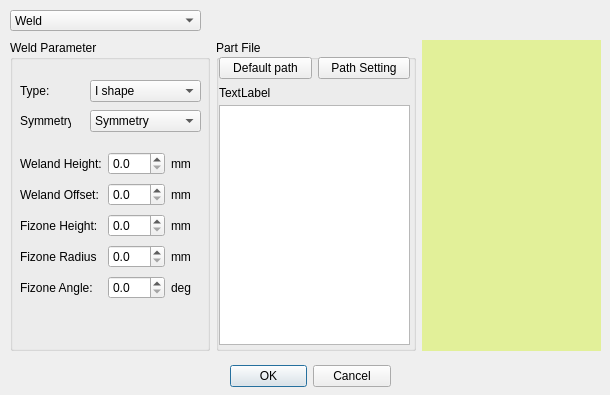
<?xml version="1.0" encoding="UTF-8"?>
<ui version="4.0">
 <class>DialogWeldPartLoad</class>
 <widget class="QDialog" name="DialogWeldPartLoad">
  <property name="geometry">
   <rect>
    <x>0</x>
    <y>0</y>
    <width>610</width>
    <height>395</height>
   </rect>
  </property>
  <property name="windowTitle">
   <string>Dialog</string>
  </property>
  <widget class="QDialogButtonBox" name="buttonBox">
   <property name="geometry">
    <rect>
     <x>230</x>
     <y>360</y>
     <width>161</width>
     <height>32</height>
    </rect>
   </property>
   <property name="orientation">
    <enum>Qt::Horizontal</enum>
   </property>
   <property name="standardButtons">
    <set>QDialogButtonBox::Cancel|QDialogButtonBox::Ok</set>
   </property>
  </widget>
  <widget class="QComboBox" name="comboBox">
   <property name="geometry">
    <rect>
     <x>10</x>
     <y>10</y>
     <width>191</width>
     <height>21</height>
    </rect>
   </property>
   <property name="sizePolicy">
    <sizepolicy hsizetype="Preferred" vsizetype="Preferred">
     <horstretch>0</horstretch>
     <verstretch>0</verstretch>
    </sizepolicy>
   </property>
   <property name="layoutDirection">
    <enum>Qt::LeftToRight</enum>
   </property>
   <property name="maxVisibleItems">
    <number>5</number>
   </property>
   <item>
    <property name="text">
     <string>Weld</string>
    </property>
   </item>
   <item>
    <property name="text">
     <string>Load Part File</string>
    </property>
   </item>
  </widget>
  <widget class="QWidget" name="layoutWidget1">
   <property name="geometry">
    <rect>
     <x>10</x>
     <y>40</y>
     <width>591</width>
     <height>311</height>
    </rect>
   </property>
   <layout class="QHBoxLayout" name="horizontalLayout">
    <item>
     <widget class="QGroupBox" name="WeldGroupShow">
      <property name="sizePolicy">
       <sizepolicy hsizetype="Fixed" vsizetype="Preferred">
        <horstretch>0</horstretch>
        <verstretch>0</verstretch>
       </sizepolicy>
      </property>
      <property name="minimumSize">
       <size>
        <width>200</width>
        <height>0</height>
       </size>
      </property>
      <property name="title">
       <string>Weld Parameter</string>
      </property>
      <widget class="QComboBox" name="ComWeldType">
       <property name="geometry">
        <rect>
         <x>80</x>
         <y>40</y>
         <width>111</width>
         <height>22</height>
        </rect>
       </property>
       <item>
        <property name="text">
         <string>I shape</string>
        </property>
       </item>
       <item>
        <property name="text">
         <string>V shape</string>
        </property>
       </item>
       <item>
        <property name="text">
         <string>double V shpe</string>
        </property>
       </item>
       <item>
        <property name="text">
         <string>U shape</string>
        </property>
       </item>
      </widget>
      <widget class="QLabel" name="LabelType">
       <property name="geometry">
        <rect>
         <x>10</x>
         <y>40</y>
         <width>51</width>
         <height>21</height>
        </rect>
       </property>
       <property name="text">
        <string>Type:</string>
       </property>
      </widget>
      <widget class="QComboBox" name="ComWeldSymetry">
       <property name="geometry">
        <rect>
         <x>80</x>
         <y>70</y>
         <width>111</width>
         <height>22</height>
        </rect>
       </property>
       <item>
        <property name="text">
         <string>Symmetry</string>
        </property>
       </item>
       <item>
        <property name="text">
         <string>Left</string>
        </property>
       </item>
       <item>
        <property name="text">
         <string>Right</string>
        </property>
       </item>
      </widget>
      <widget class="QLabel" name="LabelSymetry">
       <property name="geometry">
        <rect>
         <x>10</x>
         <y>70</y>
         <width>51</width>
         <height>21</height>
        </rect>
       </property>
       <property name="text">
        <string>Symmetry:</string>
       </property>
      </widget>
      <widget class="QWidget" name="layoutWidget2">
       <property name="geometry">
        <rect>
         <x>10</x>
         <y>110</y>
         <width>181</width>
         <height>151</height>
        </rect>
       </property>
       <layout class="QGridLayout" name="gridLayout">
        <item row="0" column="0" colspan="2">
         <widget class="QLabel" name="LabelWHeight">
          <property name="text">
           <string>Weland Height:</string>
          </property>
         </widget>
        </item>
        <item row="0" column="3">
         <widget class="QLabel" name="LabelUnitWHeight">
          <property name="text">
           <string>mm</string>
          </property>
         </widget>
        </item>
        <item row="1" column="0" colspan="2">
         <widget class="QLabel" name="LabelWOffset">
          <property name="text">
           <string>Weland Offset:</string>
          </property>
         </widget>
        </item>
        <item row="1" column="3">
         <widget class="QLabel" name="LabelUnitWOffset">
          <property name="text">
           <string>mm</string>
          </property>
         </widget>
        </item>
        <item row="2" column="0" colspan="2">
         <widget class="QLabel" name="LabelFHeight">
          <property name="text">
           <string>Fizone Height:</string>
          </property>
         </widget>
        </item>
        <item row="2" column="3">
         <widget class="QLabel" name="LabelUnitFHeight">
          <property name="text">
           <string>mm</string>
          </property>
         </widget>
        </item>
        <item row="3" column="0" colspan="2">
         <widget class="QLabel" name="LabelFRadius">
          <property name="text">
           <string>Fizone Radius</string>
          </property>
         </widget>
        </item>
        <item row="3" column="3">
         <widget class="QLabel" name="LabelUnitFRadius">
          <property name="text">
           <string>mm</string>
          </property>
         </widget>
        </item>
        <item row="4" column="0" colspan="2">
         <widget class="QLabel" name="LabelFAngle">
          <property name="text">
           <string>Fizone Angle:</string>
          </property>
         </widget>
        </item>
        <item row="4" column="3">
         <widget class="QLabel" name="LabelUnitFAngle">
          <property name="text">
           <string>deg</string>
          </property>
         </widget>
        </item>
        <item row="0" column="2">
         <widget class="QDoubleSpinBox" name="SpinWHeight">
          <property name="decimals">
           <number>1</number>
          </property>
         </widget>
        </item>
        <item row="1" column="2">
         <widget class="QDoubleSpinBox" name="SpinWoffset">
          <property name="decimals">
           <number>1</number>
          </property>
         </widget>
        </item>
        <item row="2" column="2">
         <widget class="QDoubleSpinBox" name="SpinFHeight">
          <property name="decimals">
           <number>1</number>
          </property>
         </widget>
        </item>
        <item row="3" column="2">
         <widget class="QDoubleSpinBox" name="SpinFRadius">
          <property name="decimals">
           <number>1</number>
          </property>
         </widget>
        </item>
        <item row="4" column="2">
         <widget class="QDoubleSpinBox" name="SpinFAngle">
          <property name="decimals">
           <number>1</number>
          </property>
         </widget>
        </item>
       </layout>
      </widget>
     </widget>
    </item>
    <item>
     <widget class="QGroupBox" name="PartGroupShow">
      <property name="sizePolicy">
       <sizepolicy hsizetype="Fixed" vsizetype="Preferred">
        <horstretch>0</horstretch>
        <verstretch>0</verstretch>
       </sizepolicy>
      </property>
      <property name="minimumSize">
       <size>
        <width>200</width>
        <height>0</height>
       </size>
      </property>
      <property name="title">
       <string>Part File</string>
      </property>
      <widget class="QWidget" name="verticalLayoutWidget">
       <property name="geometry">
        <rect>
         <x>3</x>
         <y>44</y>
         <width>191</width>
         <height>261</height>
        </rect>
       </property>
       <layout class="QVBoxLayout" name="verticalLayout" stretch="0,20">
        <property name="spacing">
         <number>3</number>
        </property>
        <item>
         <widget class="QLabel" name="LabelPartFileName">
          <property name="minimumSize">
           <size>
            <width>0</width>
            <height>18</height>
           </size>
          </property>
          <property name="text">
           <string>TextLabel</string>
          </property>
         </widget>
        </item>
        <item>
         <widget class="QListView" name="ListPartFile"/>
        </item>
       </layout>
      </widget>
      <widget class="QWidget" name="horizontalLayoutWidget_2">
       <property name="geometry">
        <rect>
         <x>3</x>
         <y>13</y>
         <width>191</width>
         <height>31</height>
        </rect>
       </property>
       <layout class="QHBoxLayout" name="horizontalLayout_2">
        <item>
         <widget class="QPushButton" name="BtnNccDefaultPath">
          <property name="text">
           <string>Default path</string>
          </property>
         </widget>
        </item>
        <item>
         <widget class="QPushButton" name="BtnNccPath">
          <property name="maximumSize">
           <size>
            <width>100</width>
            <height>16777215</height>
           </size>
          </property>
          <property name="text">
           <string>Path Setting</string>
          </property>
         </widget>
        </item>
       </layout>
      </widget>
     </widget>
    </item>
    <item>
     <widget class="QWeldShowWidget" name="ExpoView" native="true">
      <property name="palette">
       <palette>
        <active>
         <colorrole role="Base">
          <brush brushstyle="SolidPattern">
           <color alpha="255">
            <red>0</red>
            <green>255</green>
            <blue>255</blue>
           </color>
          </brush>
         </colorrole>
         <colorrole role="Window">
          <brush brushstyle="SolidPattern">
           <color alpha="255">
            <red>226</red>
            <green>240</green>
            <blue>153</blue>
           </color>
          </brush>
         </colorrole>
        </active>
        <inactive>
         <colorrole role="Base">
          <brush brushstyle="SolidPattern">
           <color alpha="255">
            <red>0</red>
            <green>255</green>
            <blue>255</blue>
           </color>
          </brush>
         </colorrole>
         <colorrole role="Window">
          <brush brushstyle="SolidPattern">
           <color alpha="255">
            <red>226</red>
            <green>240</green>
            <blue>153</blue>
           </color>
          </brush>
         </colorrole>
        </inactive>
        <disabled>
         <colorrole role="Base">
          <brush brushstyle="SolidPattern">
           <color alpha="255">
            <red>226</red>
            <green>240</green>
            <blue>153</blue>
           </color>
          </brush>
         </colorrole>
         <colorrole role="Window">
          <brush brushstyle="SolidPattern">
           <color alpha="255">
            <red>226</red>
            <green>240</green>
            <blue>153</blue>
           </color>
          </brush>
         </colorrole>
        </disabled>
       </palette>
      </property>
      <property name="contextMenuPolicy">
       <enum>Qt::NoContextMenu</enum>
      </property>
      <property name="autoFillBackground">
       <bool>true</bool>
      </property>
     </widget>
    </item>
   </layout>
  </widget>
  <widget class="QWidget" name="horizontalLayoutWidget">
   <property name="geometry">
    <rect>
     <x>216</x>
     <y>4</y>
     <width>381</width>
     <height>31</height>
    </rect>
   </property>
   <layout class="QHBoxLayout" name="horizontalLayout_4">
    <item>
     <widget class="QLabel" name="LabelPartFilePath">
      <property name="minimumSize">
       <size>
        <width>0</width>
        <height>18</height>
       </size>
      </property>
      <property name="text">
       <string/>
      </property>
     </widget>
    </item>
   </layout>
  </widget>
 </widget>
 <customwidgets>
  <customwidget>
   <class>QWeldShowWidget</class>
   <extends>QWidget</extends>
   <header location="global">ui/QWeldShowWidget.h</header>
   <container>1</container>
  </customwidget>
 </customwidgets>
 <resources/>
 <connections>
  <connection>
   <sender>buttonBox</sender>
   <signal>accepted()</signal>
   <receiver>DialogWeldPartLoad</receiver>
   <slot>accept()</slot>
   <hints>
    <hint type="sourcelabel">
     <x>248</x>
     <y>254</y>
    </hint>
    <hint type="destinationlabel">
     <x>157</x>
     <y>274</y>
    </hint>
   </hints>
  </connection>
  <connection>
   <sender>buttonBox</sender>
   <signal>rejected()</signal>
   <receiver>DialogWeldPartLoad</receiver>
   <slot>reject()</slot>
   <hints>
    <hint type="sourcelabel">
     <x>316</x>
     <y>260</y>
    </hint>
    <hint type="destinationlabel">
     <x>286</x>
     <y>274</y>
    </hint>
   </hints>
  </connection>
 </connections>
</ui>
